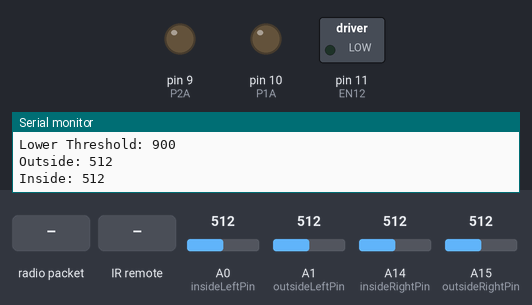
Recording of a sketch running on a simulated Arduino Mega 2560, built with avr-gcc and run on an emulated ATmega2560. On the bench: switched loads named in the sketch (green lamp = pin HIGH), output pins drawn as LEDs (lit = HIGH), the last lines printed to the serial monitor. Inputs (shaded band) come from the test bench; at power-on: A0 (insideLeftPin) = 512, A1 (outsideLeftPin) = 512, A14 (insideRightPin) = 512, A15 (outsideRightPin) = 512. No radio packets arrive unless stated.

Above: at 2.2 s.
2.3 s: radio packet "5" arrives
At 6.5 s:
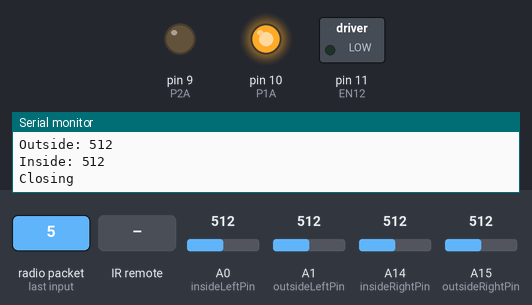
8.1 s: infrared code 0x45 received
12.7 s: infrared code 0x43 received
At 13.5 s:
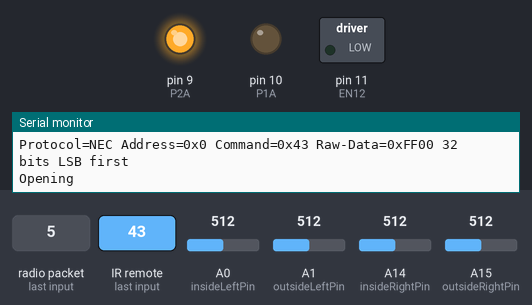
Timing chart, 0 to 15.7 s (numbered marks = the images above; inputs shaded):
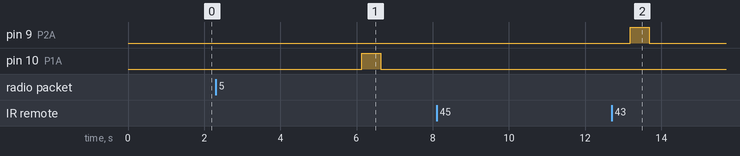

Measured:
- after the input at 2.3 s, pin 10 (P1A): LOW → HIGH after 3.8 s, → LOW 0.50 s later
- after the input at 12.7 s, pin 9 (P2A): LOW → HIGH after 0.48 s, → LOW 0.50 s later

The sketch:

Project1.ino
```cpp
#include <IRremote.h> // include the IRremote library
#include<RF24.h>
#define IR_RECEIVE_PIN      2
#define DECODE_NEC
#define P1A 10 // define pin 10as for P1A
#define P2A 9 // define pin 11 as for P2A
#define EN12 11 // define pin 9 as for 1,2EN enable
#define MAXSTEPS 10


RF24 radio(40,53);
const byte addresses[6] = "00001";

String st1 = "";         // incoming serial byte
String defaultRead = "";
int insideSensorValue = 0;  // variable to store the value coming from the sensor
int outsideSensorValue = 0;  // variable to store the value coming from the sensor
int upperThreshold = 900;
int lowerThreshold = 900;
bool closed = false;
int IRpin = 2;
int insideLeftPin = A0;
int outsideLeftPin = A1;
int insideRightPin = A14;
int outsideRightPin = A15;
int state;
int window;
int steps;

typedef enum{
    OPEN,
    CLOSED
} windowStates;

typedef enum{
    AUTO,
    REMOTE
} states;

// Engages DC motor in pulses of 50 milliseconds until either inside sensor value is greater than the upper threshold or the maximum number of steps has been reached, this is to ensure that the curtains are not over drawn in 1 direction.
void autoCloseCurtain()
{
  while((insideSensorValue > upperThreshold && steps < MAXSTEPS) || steps < MAXSTEPS){
    digitalWrite(P1A,HIGH);
    digitalWrite(P2A,LOW);
    delay(50);
    digitalWrite(P1A,LOW);
    digitalWrite(P2A,LOW);
    readSensor();
    steps++;
  }
  steps = 0;
  window = CLOSED;
}

// Engages DC motor in pulses of 50 milliseconds until either outside sensor value is lower than the lower threshold or the maximum number of steps has been reached, this is to ensure that the curtains are not over drawn in 1 direction.
void autoOpenCurtain()
{
  while((outsideSensorValue < lowerThreshold && steps < MAXSTEPS) || steps < MAXSTEPS){
    digitalWrite(P2A,HIGH);
    digitalWrite(P1A,LOW);
    delay(50);
    digitalWrite(P1A,LOW);
    digitalWrite(P2A,LOW);
    readSensor();
    steps++;
  }
  steps = 0;
  window = OPEN;
}

// Debugging print
void printThresholds(bool received)
{
  if(received)
  {
    Serial.println("----------Received-----------");
  }
  Serial.print("Upper Threshold: ");
  Serial.println(upperThreshold);
  Serial.print("Lower Threshold: ");
  Serial.println(lowerThreshold);
  if(received)
  {
    Serial.println("-----------------------------");
  }
}

// read from 4 sensors, 2 out and 2 in. Take the average of each paired set and save.
void readSensor()
{
    int insideLeftSensorValue = analogRead(insideLeftPin);
    int outsideLeftSensorValue = analogRead(outsideLeftPin);
    int insideRightSensorValue = analogRead(insideRightPin);
    int outsideRightSensorValue = analogRead(outsideRightPin);
    outsideSensorValue = (outsideLeftSensorValue + outsideRightSensorValue) / 2;
    insideSensorValue = (insideLeftSensorValue + insideRightSensorValue) / 2;
}

// initial setup instructions
void setup() {
    // start serial port at 9600 bps:
    Serial.begin(9600);
    radio.begin();
    radio.setPALevel(RF24_PA_MAX);
    radio.setChannel(115);
    radio.setDataRate(RF24_1MBPS);
    radio.openReadingPipe(0, addresses);
    while (!Serial) {
        ; // wait for serial port to connect. Needed for native USB port only
    }
    defaultRead = Serial.readString();
    //attachInterrupt(digitalPinToInterrupt(RECEIVER_PIN), IRDecode, CHANGE);
    state = AUTO;
    window = OPEN;
    steps = 0;
    IrReceiver.begin(IR_RECEIVE_PIN, ENABLE_LED_FEEDBACK, USE_DEFAULT_FEEDBACK_LED_PIN);

    Serial.print(F("Ready to receive IR signals at pin "));
    Serial.println(IR_RECEIVE_PIN);
    pinMode(P1A, OUTPUT);// define pin as OUTPUT for P1A
    pinMode(P2A, OUTPUT);// define pin as OUTPUT for P2A
    pinMode(EN12, OUTPUT);// define pin as OUTPUT for 1,2EN
}


// Checks for updates from webserver
// Checks for IR signal, decodes if received and either changes action state or window state depending on command.
// Read from sensors,
// if outside and inside value is greater than upper threshold close curtains.
// if outside sensor value is less than lower threshold open curtains.
void loop() {
  radio.startListening();
  delay(500);
  if(radio.available()){
      char text[32] = "";
      radio.read(&text, sizeof(text));
      String str = String(text);
      upperThreshold = str.toInt();
      radio.read(&text, sizeof(text));
      str = String(text);
      lowerThreshold = str.toInt();
      printThresholds(true);
    }
  if (IrReceiver.decode()) {
    IrReceiver.printIRResultShort(&Serial);
    IrReceiver.resume(); // Enable receiving of the next value

    if (IrReceiver.decodedIRData.command == 0x45 && state == AUTO) {
      // Set to Remote control
      Serial.println("Remote Control");
      state = REMOTE;
    } else if (IrReceiver.decodedIRData.command == 0x45 && state == REMOTE) {
      // Set to Automatic control
      Serial.println("Automatic Control");
      state = AUTO;
    } else if (IrReceiver.decodedIRData.command == 0x43 && state == REMOTE && window == CLOSED) {
      // Open Curtains
      Serial.println("Opening");
      autoOpenCurtain();
      Serial.println("---------Opened---------");
    } else if (IrReceiver.decodedIRData.command == 0x44 && state == REMOTE && window == OPEN) {
      // Close Curtains
      Serial.println("Closing");
      autoCloseCurtain();
      Serial.println("---------Closed---------");
    }
  }

  if(state == AUTO)
  {

    readSensor();
    printThresholds(false);
    Serial.print("Outside: ");
    Serial.println(outsideSensorValue);
    Serial.print("Inside: ");
    Serial.println(insideSensorValue);
    if(window == CLOSED && outsideSensorValue < lowerThreshold)
    {
      Serial.println("Opening");
      autoOpenCurtain();
      Serial.println("---------Opened---------");
    }
    else if(window == OPEN && outsideSensorValue >= upperThreshold && insideSensorValue >= upperThreshold)
    {
      Serial.println("Closing");
      autoCloseCurtain();
      Serial.println("---------Closed---------");
    }
    delay(4000);
  }
}
```
